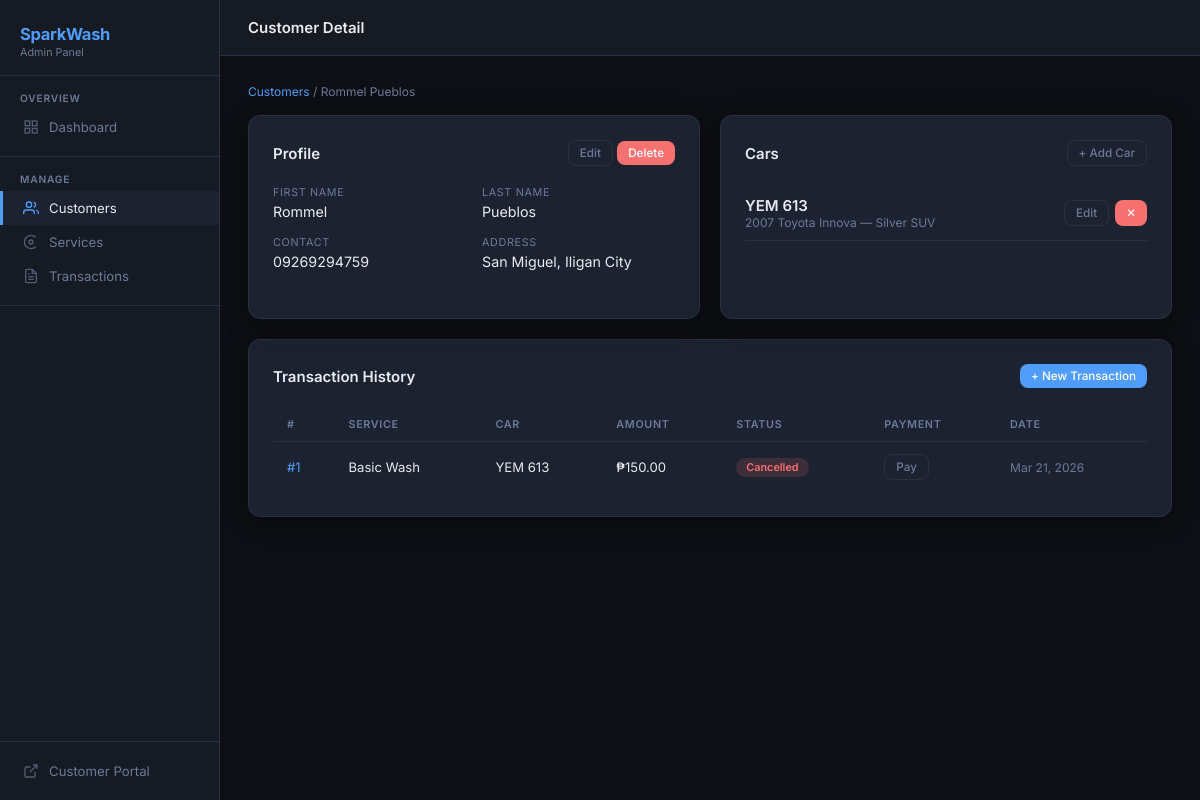
The app's page /customer/1/ with its own data.
### car_wash/models.py (models this page shows, shortened)
class Customer(models.Model):
    user           = models.OneToOneField(User, on_delete=models.CASCADE, null=True, blank=True)
    first_name     = models.CharField(max_length=100)
    middle_name    = models.CharField(max_length=100, blank=True)
    last_name      = models.CharField(max_length=100)
    address        = models.CharField(max_length=255, blank=True)
    contact_number = models.CharField(max_length=20, blank=True)
    def __str__(self):
        return f"{self.first_name} {self.last_name}"
    class Meta:
        ordering = ['last_name', 'first_name']

class Car(models.Model):
    CAR_TYPE_CHOICES = [
        ('sedan',      'Sedan'),
        ('suv',        'SUV'),
        ('van',        'Van'),
        ('pickup',     'Pickup Truck'),
        ('hatchback',  'Hatchback'),
        ('coupe',      'Coupe'),
        ('motorcycle', 'Motorcycle'),
        ('other',      'Other'),
    ]
    customer     = models.ForeignKey(Customer, on_delete=models.CASCADE, related_name='cars')
    plate_number = models.CharField(max_length=20)
    make         = models.CharField(max_length=100, help_text="e.g. Toyota")
    model_name   = models.CharField(max_length=100, help_text="e.g. Vios")
    year         = models.PositiveIntegerField(null=True, blank=True)
    color        = models.CharField(max_length=50, blank=True)
    car_type     = models.CharField(max_length=20, choices=CAR_TYPE_CHOICES, default='sedan')
    class Meta:
        ordering = ['plate_number']

class Transaction(models.Model):
    STATUS_CHOICES = [
        ('pending',     'Pending'),
        ('in_progress', 'In Progress'),
        ('completed',   'Completed'),
        ('cancelled',   'Cancelled'),
    ]
    customer         = models.ForeignKey(Customer, on_delete=models.CASCADE, related_name='transactions')
    car              = models.ForeignKey(Car, on_delete=models.SET_NULL, null=True, blank=True, related_name='transactions')
    service          = models.ForeignKey(Service, on_delete=models.CASCADE, related_name='transactions')
    transaction_date = models.DateTimeField(auto_now_add=True)
    scheduled_date   = models.DateField(null=True, blank=True, help_text="Customer's preferred service date")
    scheduled_time   = models.TimeField(null=True, blank=True, help_text="Customer's preferred service time")
    status           = models.CharField(max_length=20, choices=STATUS_CHOICES, default='pending')
    notes            = models.TextField(blank=True)
    @property
    def amount(self):
        return self.service.price
    class Meta:
        ordering = ['-transaction_date']

class Service(models.Model):
    service_type     = models.CharField(max_length=100)
    service_name     = models.CharField(max_length=100)
    description      = models.TextField(blank=True)
    price            = models.DecimalField(max_digits=8, decimal_places=2)
    duration_minutes = models.PositiveIntegerField(default=30, help_text="Estimated duration in minutes")
    is_package       = models.BooleanField(default=False, help_text="Mark as a package deal")
    class Meta:
        ordering = ['service_type', 'service_name']

### car_wash/views.py (the view)
# urls.py: path('customer/<int:pk>/', views.customer_detail, name='customer_detail'),
def customer_detail(request, pk):
    c = get_object_or_404(Customer, pk=pk)
    cars = c.cars.all()
    transactions = c.transactions.select_related('service', 'car').prefetch_related('payment').all()
    return render(request, 'customer_details.html', {
        'customer': c, 'cars': cars, 'transactions': transactions
    })

### car_wash/templates/customer_details.html (shortened to what this page needs)
{% extends "master.html" %}
{% block page_title %}Customer Detail{% endblock %}
{% block content %}
<div class="breadcrumb"><a href="{% url 'customer_list' %}">Customers</a> / {{ customer }}</div>
<div style="display:grid;grid-template-columns:1fr 1fr;gap:20px;margin-top:16px">
  <div class="card">
    <div class="card-header">
      <span class="card-title">Profile</span>
      <div>
        <a href="{% url 'customer_edit' customer.pk %}" class="btn btn-ghost btn-sm">Edit</a>
        <a href="{% url 'customer_delete' customer.pk %}" class="btn btn-danger btn-sm">Delete</a>
      </div>
    </div>
    <div class="detail-grid">
      <div class="detail-item"><div class="di-label">First Name</div><div class="di-value">{{ customer.first_name }}</div></div>
      <div class="detail-item"><div class="di-label">Last Name</div><div class="di-value">{{ customer.last_name }}</div></div>
      <div class="detail-item"><div class="di-label">Contact</div><div class="di-value">{{ customer.contact_number|default:"—" }}</div></div>
      <div class="detail-item"><div class="di-label">Address</div><div class="di-value">{{ customer.address|default:"—" }}</div></div>
    </div>
  </div>
  <div class="card">
    <div class="card-header">
      <span class="card-title">Cars</span>
      <a href="{% url 'car_add' customer.pk %}" class="btn btn-ghost btn-sm">+ Add Car</a>
    </div>
    {% for car in cars %}
    <div style="display:flex;align-items:center;justify-content:space-between;padding:10px 0;border-bottom:1px solid var(--border)">
      <div>
        <div style="font-weight:600">{{ car.plate_number }}</div>
        <div style="color:var(--muted);font-size:.8rem">{{ car.year|default:"" }} {{ car.make }} {{ car.model_name }} — {{ car.color }} {{ car.get_car_type_display }}</div>
      </div>
      <div style="display:flex;gap:6px">
        <a href="{% url 'car_edit' car.pk %}" class="btn btn-ghost btn-sm">Edit</a>
        <a href="{% url 'car_delete' car.pk %}" class="btn btn-danger btn-sm">✕</a>
      </div>
    </div>
    {% empty %}
    <p style="color:var(--muted);font-size:.85rem">No cars registered.</p>
    {% endfor %}
  </div>
</div>
<div class="card" style="margin-top:20px">
  <div class="card-header">
    <span class="card-title">Transaction History</span>
    <a href="{% url 'transaction_new' %}" class="btn btn-primary btn-sm">+ New Transaction</a>
  </div>
  <div class="tbl-wrap">
    <table>
      <thead><tr><th>#</th><th>Service</th><th>Car</th><th>Amount</th><th>Status</th><th>Payment</th><th>Date</th></tr></thead>
      <tbody>
        {% for tx in transactions %}
        <tr>
          <td><a href="{% url 'transaction_detail' tx.pk %}" style="color:var(--accent);text-decoration:none">#{{ tx.pk }}</a></td>
          <td>{{ tx.service.service_name }}</td>
          <td>{% if tx.car %}{{ tx.car.plate_number }}{% else %}—{% endif %}</td>
          <td>₱{{ tx.amount }}</td>
          <td><span class="badge badge-{{ tx.status }}">{{ tx.get_status_display }}</span></td>
          <td>
            {% if tx.payment %}
              <span class="badge badge-{{ tx.payment.status }}">{{ tx.payment.get_status_display }}</span>
            {% else %}
              <a href="{% url 'payment_create' tx.pk %}" class="btn btn-ghost btn-sm">Pay</a>
            {% endif %}
          </td>
          <td style="color:var(--muted);font-size:.8rem">{{ tx.transaction_date|date:"M d, Y" }}</td>
        </tr>
        {% empty %}
        <tr><td colspan="7" style="text-align:center;color:var(--muted);padding:24px">No transactions.</td></tr>
        {% endfor %}
      </tbody>
    </table>
  </div>
</div>
{% endblock %}

### car_wash/static/styles.css (style rules this page uses)
:root { --bg: #0d0f14; --surface: #161a23; --card: #1d2230; --border: #2a3045; --accent: #4f9cf9; --accent2: #6ee7b7; --danger: #f87171; --warn: #fbbf24; --text: #e8eaf0; --muted: #6b7a99; --radius: 12px; --shadow: 0 4px 24px rgba(0,0,0,.4); }
*, *::before, *::after { box-sizing: border-box; margin: 0; padding: 0; }
html { font-size: 15px; }
body { font-family: 'Inter', 'Segoe UI', system-ui, sans-serif; background: var(--bg); color: var(--text); min-height: 100vh; display: flex; }
.card { background: var(--card); border: 1px solid var(--border); border-radius: var(--radius); padding: 24px; box-shadow: var(--shadow); }
.card-header { display: flex; align-items: center; justify-content: space-between; margin-bottom: 20px; }
.card-title { font-size: 1rem; font-weight: 600; }
.tbl-wrap { overflow-x: auto; }
table { width: 100%; border-collapse: collapse; font-size: .875rem; }
th { text-align: left; padding: 10px 14px; font-size: .72rem; font-weight: 600; color: var(--muted); text-transform: uppercase; letter-spacing: .06em; border-bottom: 1px solid var(--border); }
td { padding: 12px 14px; border-bottom: 1px solid var(--border); vertical-align: middle; }
tr:last-child td { border-bottom: none; }
.badge { display: inline-block; padding: 3px 10px; border-radius: 999px; font-size: .72rem; font-weight: 600; }
.badge-cancelled { background: rgba(248,113,113,.15); color: var(--danger); }
.btn { display: inline-flex; align-items: center; gap: 6px; padding: 8px 16px; border-radius: 8px; font-size: .85rem; font-weight: 500; cursor: pointer; border: none; text-decoration: none; transition: filter .15s, opacity .15s; }
.btn-primary { background: var(--accent); color: #fff; }
.btn-danger { background: var(--danger); color: #fff; }
.btn-ghost { background: transparent; color: var(--muted); border: 1px solid var(--border); }
.btn-sm { padding: 5px 11px; font-size: .78rem; }
.breadcrumb { font-size: .8rem; color: var(--muted); margin-bottom: 6px; }
.breadcrumb a { color: var(--accent); text-decoration: none; }
.detail-grid { display: grid; grid-template-columns: 1fr 1fr; gap: 16px; margin-bottom: 24px; }
.detail-item .di-label { font-size: .72rem; color: var(--muted); text-transform: uppercase; letter-spacing: .06em; margin-bottom: 4px; }
.detail-item .di-value { font-size: .95rem; }

### records on screen
Customer: first_name+last_name "Rommel Pueblos", first_name "Rommel", last_name "Pueblos", contact_number "09269294759", address "San Miguel, Iligan City"
Car: plate_number "YEM 613", year "2007", make "Toyota", model_name "Innova", color "Silver", car_type "SUV"
Transaction: pk "1", service.service_name "Basic Wash", car.plate_number "YEM 613", amount "150.00", status "Cancelled", transaction_date "Mar 21, 2026"
